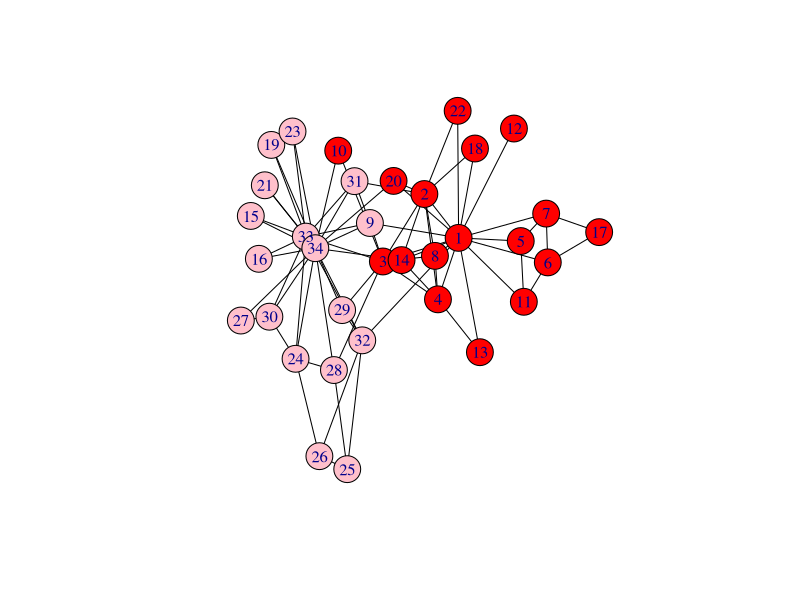
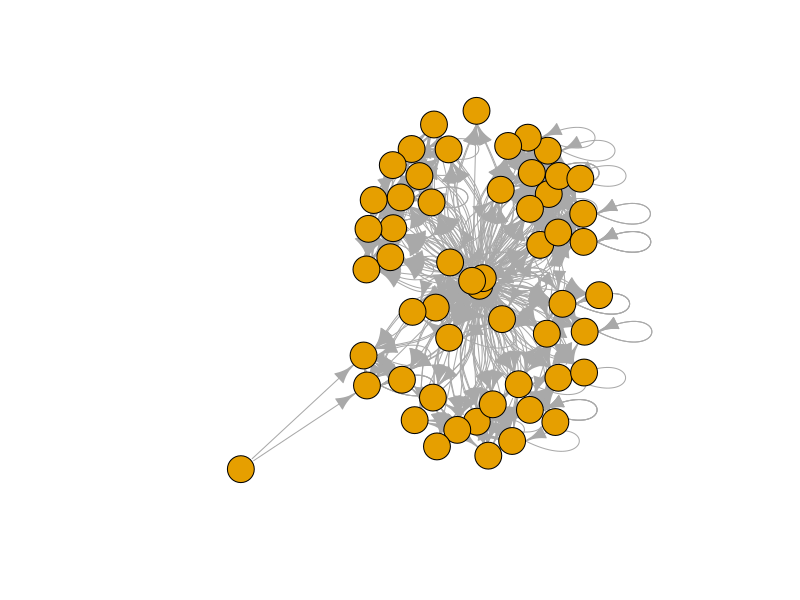

The R source for these figures, in order:
library(igraph) #Zachary's karate club dataset is built into the igraph package.
karate <- make_graph("Zachary") 
mf<-max_flow(karate, source=V(karate)[1], target=V(karate)[34])
V(karate)$color<- ifelse(V(karate) %in%  mf$partition1, 
                         "red","pink")
plot(karate, edge.color="black", vertex.frame.color="black")
mf$partition1
mf$partition2

library(sna)
data(coleman)
#make into an igraph object
friends<-graph_from_adjacency_matrix(coleman[2,,], mode="undirected", diag=FALSE)
friends <- igraph::delete.vertices(friends , which(igraph::degree(friends)==0))
LO = layout_with_fr(friends) #Layout
cfg<-cluster_fast_greedy(friends)
modularity(cfg)


wc <- cluster_walktrap(friends) #community structure via short random walks
modularity(wc)

emailnet<-read.csv("emailnet.csv")
employees<-read.csv("EmployeeRecords.csv")

email1 <-emailnet |> dplyr::filter(day==6)

g<-graph_from_data_frame(email1, directed="TRUE")
plot(g, vertex.label=NA)

E(g)$Subject
